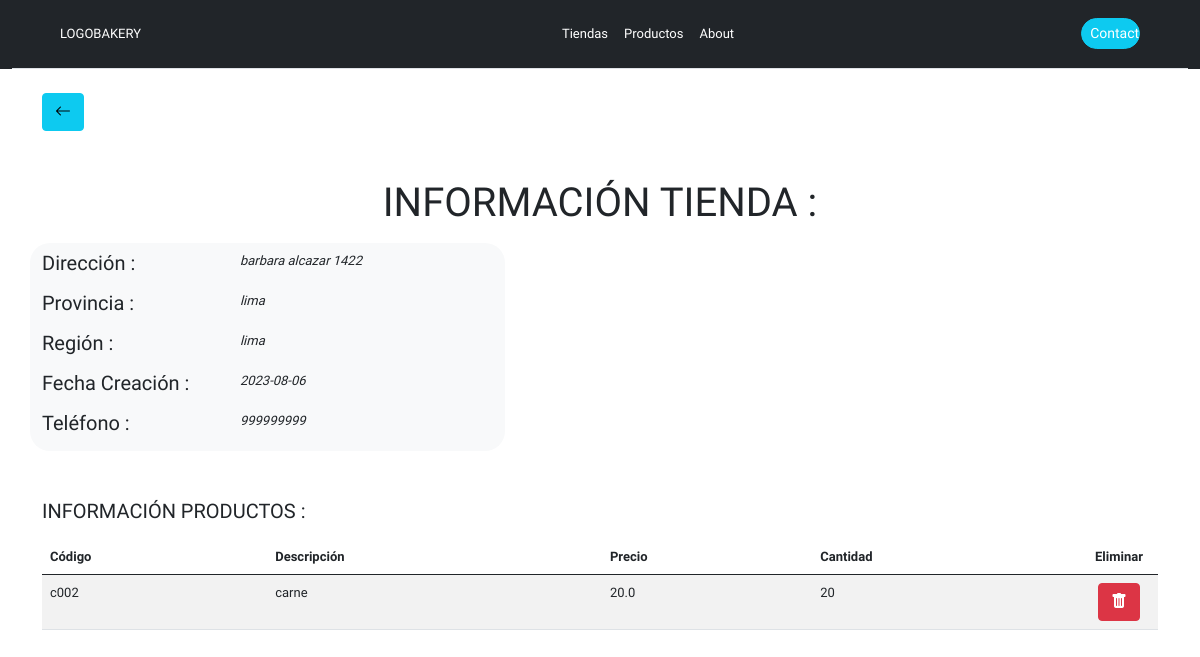
Screenshot of /gestionTienda/listarTiendaP/15 with the database file from the repository.
### gestionTienda/models.py (models this page shows)
class tienda(models.Model):
    direccion = models.CharField(max_length=50, blank=True, null=True)
    provincia = models.CharField(max_length=30, blank=True, null=True)
    region = models.CharField(max_length=30, blank=True, null=True)
    fechaCreacion = models.CharField(max_length=30, blank=True, null=True)
    telefono = models.CharField(max_length=9, blank=True, null=True)

class producto(models.Model):
    descripcion = models.CharField(max_length=55, blank=True, null=True)
    codigo = models.CharField(max_length=10, blank=True, null=True)
    precioVenta = models.CharField(max_length=4, blank=True, null=True)
    cantidad = models.CharField(max_length=4, blank=True, null=True)
    tiendaProducto = models.OneToOneField(tienda, on_delete=models.SET_NULL, blank=True, null=True)

### gestionTienda/views.py (the view)
# urls.py: path('listarTiendaP/<str:idTienda>',views.listarTiendaP,name='listarTiendaP'),
def listarTiendaP(request,idTienda):
     productoInformacion = producto.objects.get(tiendaProducto=idTienda)
     tiendaInformacion = tienda.objects.get(id=idTienda)
     return render(request,'verTiendas.html',{'productoInfo':productoInformacion,'tiendaInfo':tiendaInformacion})

### gestionTienda/templates/verTiendas.html (shortened to what this page needs)
{% load static %}
<!DOCTYPE html>
<html lang="es">
  <head>
        <link href="https://cdn.jsdelivr.net/npm/bootstrap@5.0.2/dist/css/bootstrap.min.css" rel="stylesheet">
        <link rel="stylesheet" href="{% static 'index.css' %}">
        <link rel="stylesheet" href="https://cdn.jsdelivr.net/npm/bootstrap-icons@1.10.5/font/bootstrap-icons.css">
  </head>
  <div class="container-fluid bg-dark">
    <header class="d-flex flex-wrap align-items-center justify-content-center justify-content-md-between py-3 mb-4 border-bottom">
      <div class="col-md-3 mb-2 mb-md-0 mx-5">
        <span class="text-white titulo" >LOGOBAKERY</span>
      </div>
      <ul class="nav col-6 col-md-auto mb-2 justify-content-center mb-md-0">
        <li><a href="{% url 'gestionTienda:registroTienda' %}" class="nav-link text-white px-2">Tiendas</a></li>
        <li><a href="{% url 'gestionTienda:registroProducto' %}" class="nav-link text-white px-2">Productos</a></li>
        <li><a href="#" class="nav-link text-white px-2">About</a></li>
      </ul>
      <div class="col-md-3 text-end">
        <button type="button" class="rounded-pill btn btn-info gap-2 btn-sm mx-5 text-white"  style="width: 20%;">  Contact  </button>
      </div>
    </header>
  </div>
  <main>
    <div class="container mt-3 mb-3">
        <div>
            <a href="{% url 'gestionTienda:registroTienda' %}" class="btn btn-info"><i class="bi bi-arrow-left"></i></a>
        </div>
    </div>
     <div class="mt-5 text-center mb-3">
        <h1>INFORMACIÓN TIENDA :</h1>
    </div>
    <div class="container">
        <div class="row justify-content-between">
            <div class="col-5 bg-light" style="border-radius: 20px;">
                <div class="row mb-2 mt-2">
                    <div class="col-5">
                        <h5>Dirección : </h5>
                    </div>
                    <div class="col-7">
                        <i>{{  tiendaInfo.direccion }}</i>
                    </div>
                </div>
                  <div class="row mb-2">
                    <div class="col-5">
                        <h5>Provincia : </h5>
                    </div>
                    <div class="col-7">
                        <i>{{ tiendaInfo.provincia }}</i>
                    </div>
                </div>
                <div class="row mb-2">
                    <div class="col-5">
                        <h5>Región : </h5>
                    </div>
                    <div class="col-7">
                        <i>{{ tiendaInfo.region }}</i>
                    </div>
                </div>
                <div class="row mb-2">
                    <div class="col-5">
                        <h5>Fecha Creación : </h5>
                    </div>
                    <div class="col-7">
                        <i>{{ tiendaInfo.fechaCreacion }}</i>
                    </div>
                </div>
                <div class="row mb-2">
                    <div class="col-5">
                        <h5>Teléfono : </h5>
                    </div>
                    <div class="col-7">
                        <i>{{ tiendaInfo.telefono }}</i>
                    </div>
                </div>
            </div>
        </div>
        <div class="mt-5 text-left mb-3">
            <h5>INFORMACIÓN PRODUCTOS :</h5>
        </div>
        <table class="table table-striped py-5">
            <thead>
              <tr>
                <th scope="col">Código</th>
                <th scope="col">Descripción</th>
                <th scope="col">Precio</th>
                <th scope="col">Cantidad</th>
                <th class="text-center" width="7%">Eliminar</th>
              </tr>
            </thead>
            <tbody>
              <tr>
                <td>{{ productoInfo.codigo }}</td>
                <td>{{ productoInfo.descripcion }}</td>
                <td>{{ productoInfo.precioVenta }}</td>
                <td>{{ productoInfo.cantidad }}</td>
                <td class="text-center"><a class="btn btn-danger" href="{% url 'gestionTienda:eliminarProductoVer' productoInfo.id  %}"><i class="bi bi-trash-fill"></i></a></td>
              </tr>
            </tbody>
          </table>
    </div>
  </main>
  </html>

### gestionTienda/static/index.css (style rules this page uses)
.titulo { font-family: 'Archivo Black', sans-serif; }
:root { --default-color-dark6:#f1f2f2; --color1:#867666; --color2:#E1B80D; --color3:#D5C3AA ; }

### rows the page displays
tienda: direccion "barbara alcazar 1422", provincia "lima", region "lima", fechaCreacion "2023-08-06", telefono "999999999"
producto: codigo "c002", descripcion "carne", precioVenta "20.0", cantidad "20"
